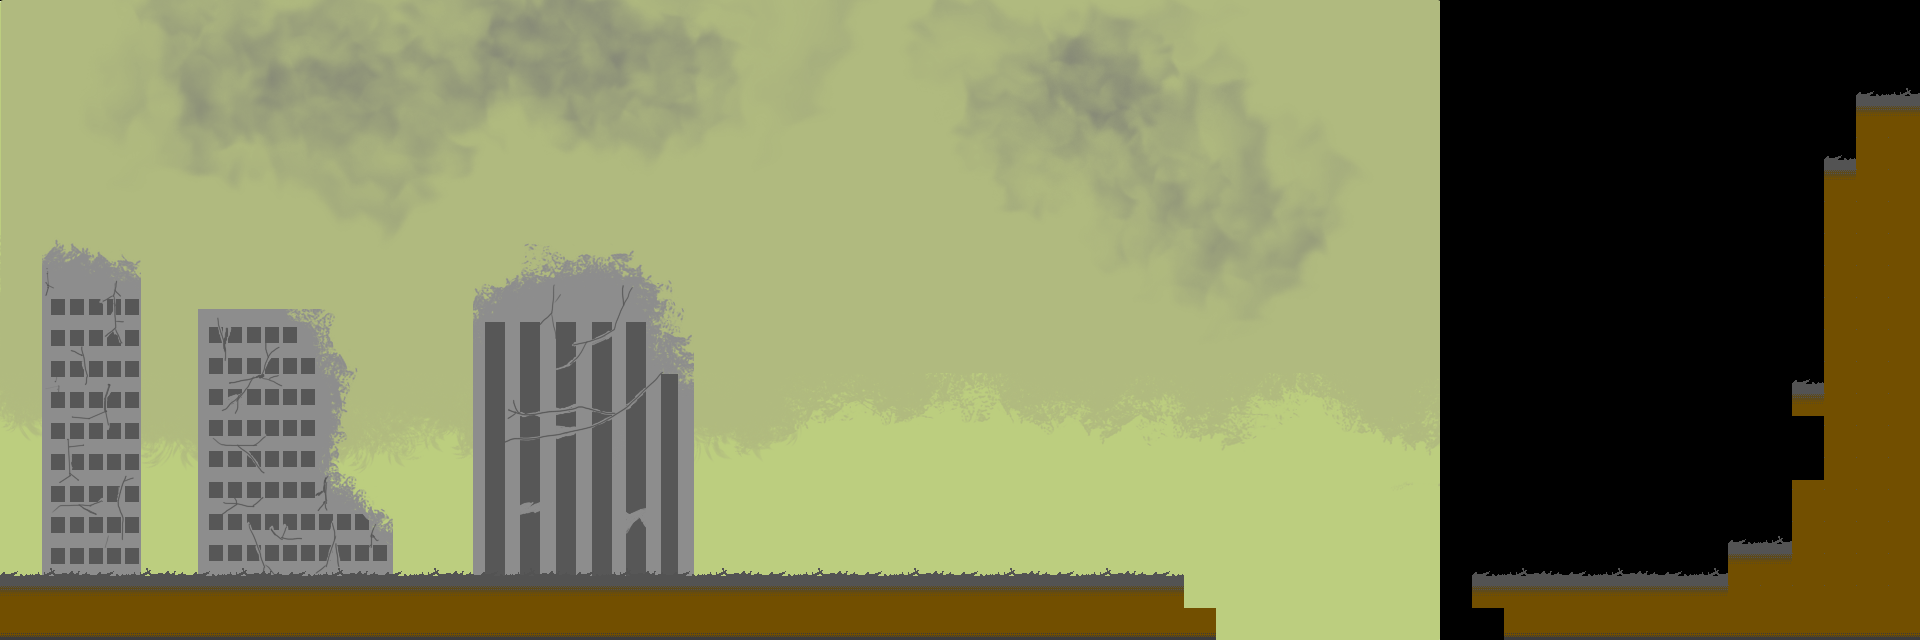

Tiled map render using the project's own tile images. Description and the map definition, with tile-layer contents summarised, below:
An orthogonal 60x20 tile map with 32x32 px tiles, 1 tile layer (ground), 1 image layer and 6 objects (player, me.LevelEntity).

<map version="1.0" orientation="orthogonal" renderorder="right-down" width="60" height="20" tilewidth="32" tileheight="32">
 <tileset firstgid="8" name="tiles" tilewidth="32" tileheight="32">
  <image source="tiles.png" width="160" height="224" />
 </tileset>
 <imagelayer name="background">
  <image source="introbackground.png" />
  <properties>
   <property name="ratio" value="0.3" />
  </properties>
 </imagelayer>
 <layer name="ground" width="60" height="20">
  <data>[1200 cells, 202 non-empty, 6 distinct tile ids]</data>
 </layer>
 <objectgroup name="entities">
  <object name="player" x="320" y="544" width="32" height="32" />
  <object name="me.LevelEntity" x="1184" y="608" width="288" height="31">
   <properties>
    <property name="duration" value="150" />
    <property name="fade" value="#000000" />
    <property name="to" value="levelone" />
   </properties>
  </object>
 </objectgroup>
 <objectgroup name="collision">
  <object x="32" y="576" width="1152" height="32" />
  <object x="0" y="0" width="32" height="640" />
  <object x="1472" y="576" width="192" height="32" />
  <object x="2" y="5" width="1915" height="20" />
 </objectgroup>
</map>
